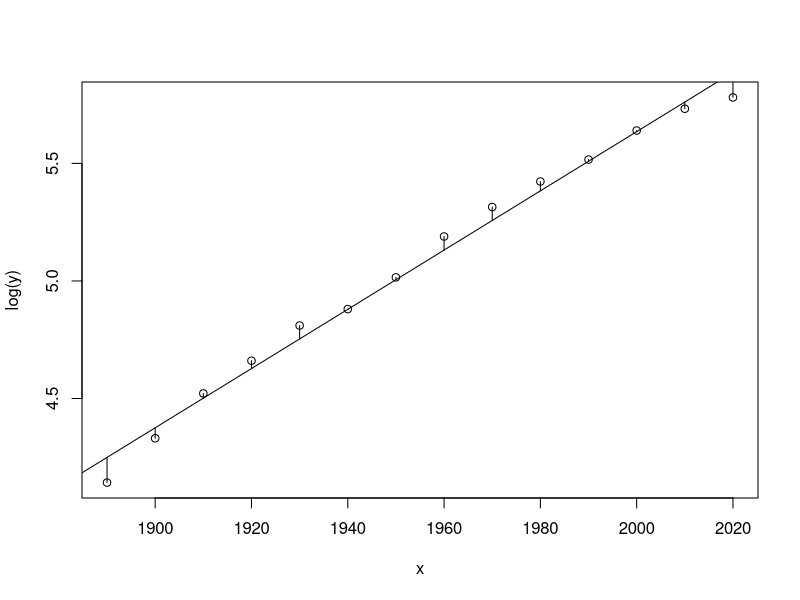
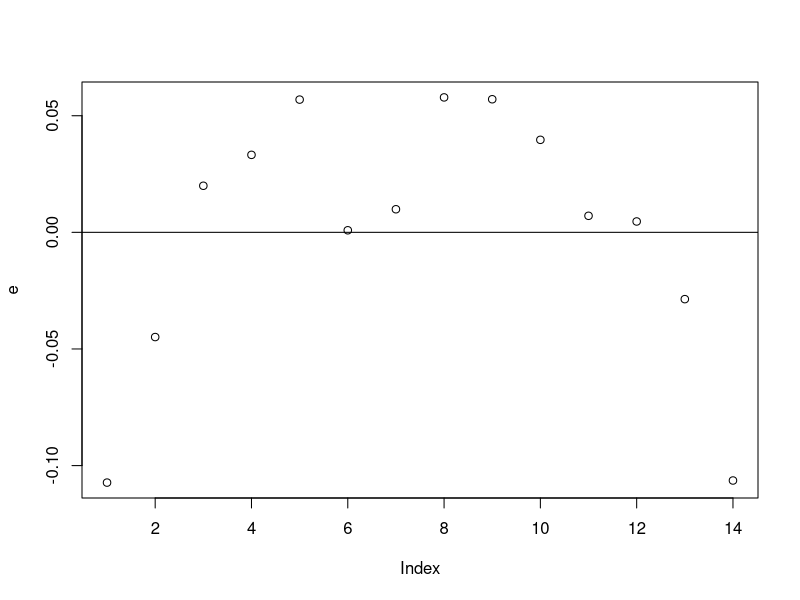

Source code (R) for these figures, in order:
x = c(1890,1900,1910,1920,1930,1940,1950,1960,1970,1980,1990,2000,2010,2020)
y = c(62.947,75.994,91.972,105.710,122.775,131.669,150.697, 179.323,203.235,226.542,248.718,281.422,308.746,323.996)

cor.test(x,y)
# Zajebista korelacja.

# a więc - mamy wykładniczy model wzrostu populacji, czyli y = exp(a + b*x) LUB log(y) = a+b*x

model = lm(log(y)~x)

summary(model)

# log(y) = -1.956e+01  + 1.260e-02*x + epsilon

plot(x,log(y))
abline(model)
segments(x,model$fitted,x,log(y))

# Dwie hipotezy:

# 1) H0: b = 0
# Odrzucamy, bo p<5%

# 2) H0: a = 0
# Odrzucamy, bo p<5%

e = model$residuals

# Model jest pieprznięty bo reszty nie mają rozkładu normalnego.
shapiro.test(e)

t.test(e)

plot(e)
abline(h=0)

# Pieprznięty model



exp(predict(model, list(x=2030), interval='p'))

# Oczekujemy populacji 408 milionów, z 95% przedziałem ufności pomiędzy 354 a 472.